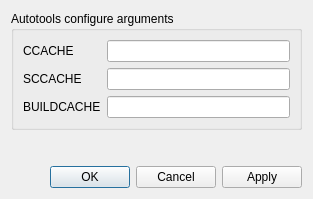
<?xml version="1.0" encoding="UTF-8"?>
<ui version="4.0">
 <class>CompilerCacheConfigurationDialog</class>
 <widget class="QDialog" name="CompilerCacheConfigurationDialog">
  <property name="geometry">
   <rect>
    <x>0</x>
    <y>0</y>
    <width>313</width>
    <height>199</height>
   </rect>
  </property>
  <property name="windowTitle">
   <string>Compiler Cache Configuration</string>
  </property>
  <layout class="QVBoxLayout" name="verticalLayout">
   <item>
    <widget class="QGroupBox" name="groupBox">
     <property name="title">
      <string>Autotools configure arguments</string>
     </property>
     <layout class="QGridLayout" name="gridLayout">
      <item row="1" column="1">
       <widget class="QLineEdit" name="sccache_arguments"/>
      </item>
      <item row="0" column="1">
       <widget class="QLineEdit" name="ccache_arguments"/>
      </item>
      <item row="1" column="0">
       <widget class="QLabel" name="label_2">
        <property name="text">
         <string>SCCACHE</string>
        </property>
       </widget>
      </item>
      <item row="0" column="0">
       <widget class="QLabel" name="label">
        <property name="text">
         <string>CCACHE</string>
        </property>
       </widget>
      </item>
      <item row="2" column="0">
       <widget class="QLabel" name="label_3">
        <property name="text">
         <string>BUILDCACHE</string>
        </property>
       </widget>
      </item>
      <item row="2" column="1">
       <widget class="QLineEdit" name="buildcache_arguments"/>
      </item>
     </layout>
    </widget>
   </item>
   <item>
    <spacer name="verticalSpacer">
     <property name="orientation">
      <enum>Qt::Vertical</enum>
     </property>
     <property name="sizeHint" stdset="0">
      <size>
       <width>20</width>
       <height>40</height>
      </size>
     </property>
    </spacer>
   </item>
   <item>
    <widget class="QDialogButtonBox" name="buttonBox">
     <property name="orientation">
      <enum>Qt::Horizontal</enum>
     </property>
     <property name="standardButtons">
      <set>QDialogButtonBox::Apply|QDialogButtonBox::Cancel|QDialogButtonBox::Ok</set>
     </property>
    </widget>
   </item>
  </layout>
 </widget>
 <resources/>
 <connections>
  <connection>
   <sender>buttonBox</sender>
   <signal>accepted()</signal>
   <receiver>CompilerCacheConfigurationDialog</receiver>
   <slot>accept()</slot>
   <hints>
    <hint type="sourcelabel">
     <x>248</x>
     <y>254</y>
    </hint>
    <hint type="destinationlabel">
     <x>157</x>
     <y>274</y>
    </hint>
   </hints>
  </connection>
  <connection>
   <sender>buttonBox</sender>
   <signal>rejected()</signal>
   <receiver>CompilerCacheConfigurationDialog</receiver>
   <slot>reject()</slot>
   <hints>
    <hint type="sourcelabel">
     <x>316</x>
     <y>260</y>
    </hint>
    <hint type="destinationlabel">
     <x>286</x>
     <y>274</y>
    </hint>
   </hints>
  </connection>
 </connections>
</ui>
